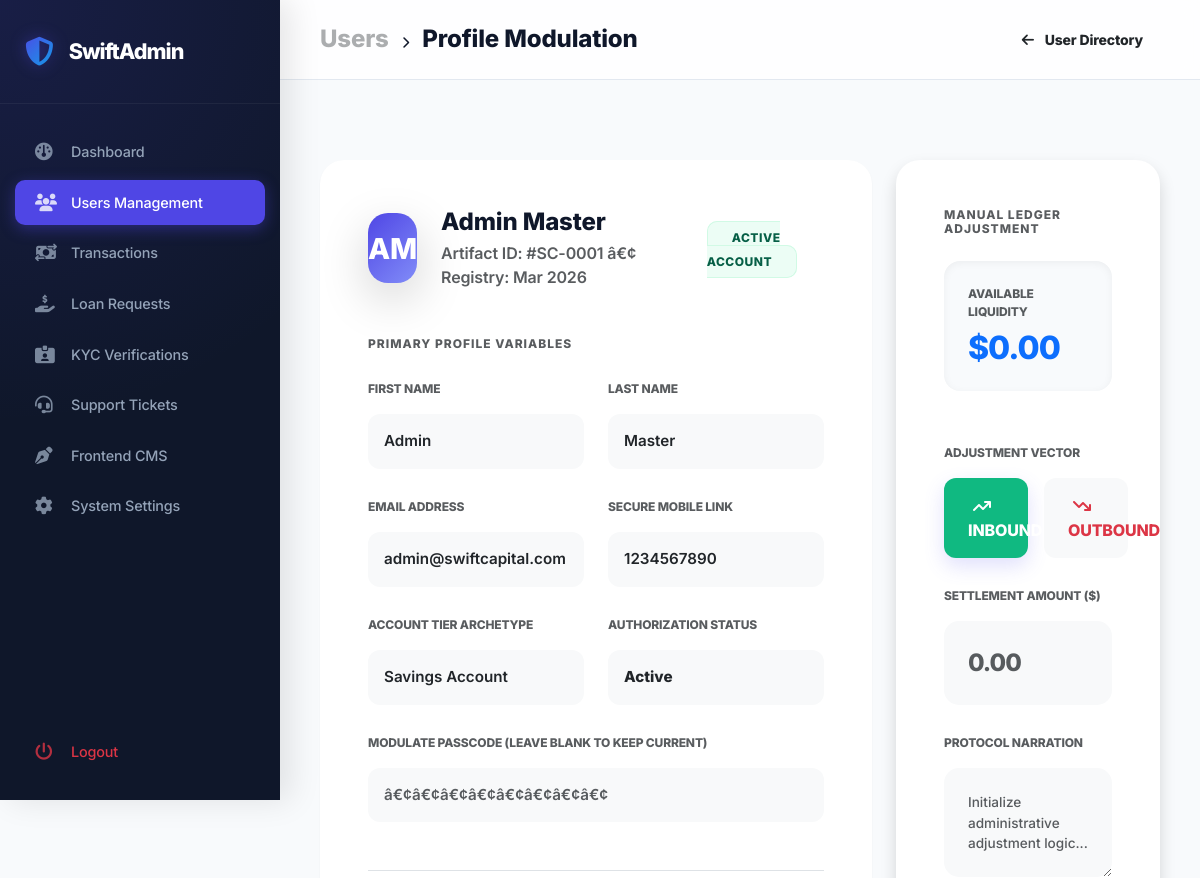
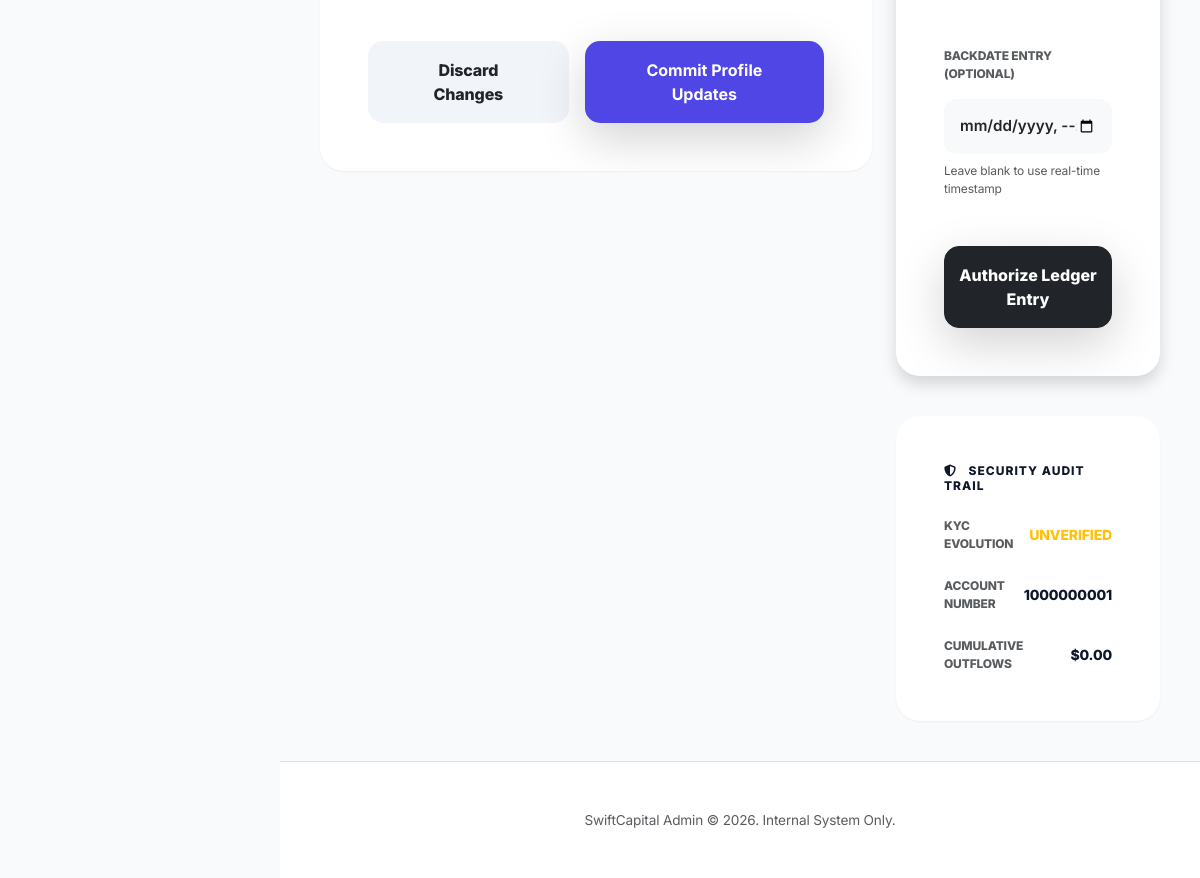
The page /admin/user-edit.php?id=1 (signed in) on the database its author committed (2 pictures, top to bottom).
### tables this page shows
CREATE TABLE `users` (
  `id` int(11) NOT NULL AUTO_INCREMENT,
  `name` varchar(100) NOT NULL,
  `middlename` varchar(100) DEFAULT NULL,
  `lastname` varchar(100) NOT NULL,
  `username` varchar(100) NOT NULL UNIQUE,
  `email` varchar(255) NOT NULL UNIQUE,
  `password` varchar(255) NOT NULL,
  `pin` varchar(10) DEFAULT NULL,
  `phone` varchar(50) DEFAULT NULL,
  `country` varchar(100) DEFAULT NULL,
  `account_type` varchar(100) DEFAULT 'Savings Account',
  `account_number` varchar(20) NOT NULL UNIQUE,
  `balance` decimal(15,2) DEFAULT 0.00,
  `status` enum('Active','Blocked','Pending','Deactivated') DEFAULT 'Active',
  `kyc_status` enum('Unverified','Pending','Verified','Rejected') DEFAULT 'Unverified',
  `role` enum('User','Admin') DEFAULT 'User',
  `created_at` timestamp NOT NULL DEFAULT current_timestamp(),
  PRIMARY KEY (`id`)
);

### admin/user-edit.php (the view, shortened to what this page needs)
<?php
require_once '../includes/admin-check.php';
$user_id = $_GET['id'] ?? null;
$stmt = $pdo->prepare("SELECT * FROM users WHERE id = ?");
$stmt->execute([$user_id]);
$user = $stmt->fetch();
$stmt = $pdo->prepare("SELECT SUM(amount) FROM transactions WHERE user_id = ? AND type IN ('Withdrawal', 'Debit') AND status = 'Completed'");
$stmt->execute([$user_id]);
$cumulative_outflows = $stmt->fetchColumn() ?: 0;
$initials = strtoupper(substr($user['name'], 0, 1) . substr($user['lastname'], 0, 1));
?>
<!DOCTYPE html>
<html lang="en">
<head>
    <link href="https://cdn.jsdelivr.net/npm/bootstrap@5.3.2/dist/css/bootstrap.min.css" rel="stylesheet">
    <link rel="stylesheet" href="https://cdnjs.cloudflare.com/ajax/libs/font-awesome/6.4.2/css/all.min.css">
    <link rel="stylesheet" href="admin-style.css">
</head>
<body>
    <div class="admin-sidebar">
        <div class="brand-area">
            <div class="brand-icon"><i class="fa-solid fa-shield-halved"></i></div>
            <div class="brand-name">SwiftAdmin</div>
        </div>
        <div class="nav-links">
            <a href="index.php" class="nav-link">
                <i class="fa-solid fa-gauge"></i> Dashboard
            </a>
            <a href="users.php" class="nav-link active">
                <i class="fa-solid fa-users"></i> Users Management
            </a>
            <a href="transactions.php" class="nav-link">
                <i class="fa-solid fa-money-bill-transfer"></i> Transactions
            </a>
            <a href="loans.php" class="nav-link">
                <i class="fa-solid fa-hand-holding-dollar"></i> Loan Requests
            </a>
            <a href="kyc.php" class="nav-link">
                <i class="fa-solid fa-id-card-clip"></i> KYC Verifications
            </a>
            <a href="support.php" class="nav-link">
                <i class="fa-solid fa-headset"></i> Support Tickets
            </a>
            <a href="cms.php" class="nav-link">
                <i class="fa-solid fa-pen-nib"></i> Frontend CMS
            </a>
            <a href="settings.php" class="nav-link">
                <i class="fa-solid fa-gear"></i> System Settings
            </a>
            <div class="mt-auto" style="position: absolute; bottom: 20px; width: 100%;">
                <a href="../logout.php" class="nav-link text-danger">
                    <i class="fa-solid fa-power-off"></i> Logout
                </a>
            </div>
        </div>
    </div>
    <div class="main-wrapper">
        <div class="top-bar">
            <div class="breadcrumb-area">
                <h4 class="mb-0 fw-800"><a href="users.php" class="text-decoration-none text-muted opacity-50">Users</a> <i class="fa-solid fa-chevron-right mx-2 text-xs"></i> Profile Modulation</h4>
            </div>
            <div class="user-nav">
                <a href="users.php" class="btn btn-light-indigo btn-sm fw-800 px-3" style="border-radius: 10px;"><i class="fa-solid fa-arrow-left me-2"></i> User Directory</a>
            </div>
        </div>
        <div class="content-padding">
            <div class="row g-4">
                <div class="col-lg-8">
                    <div class="data-table-card p-5 border-0 bg-white" style="border-radius: 24px;">
                        <div class="d-flex align-items-center gap-4 mb-5">
                            <div class="admin-avatar bg-primary text-white shadow-lg" style="width: 70px; height: 70px; font-size: 1.8rem; font-weight: 800; border-radius: 20px;"><?php echo $initials; ?></div>
                            <div>
                                <h4 class="fw-800 mb-1"><?php echo htmlspecialchars($user['name'] . ' ' . $user['lastname']); ?></h4>
                                <p class="text-muted fw-600 mb-0">Artifact ID: #SC-<?php echo str_pad($user['id'], 4, '0', STR_PAD_LEFT); ?> â€¢ Registry: <?php echo date('M Y', strtotime($user['created_at'])); ?></p>
                            </div>
                            <div class="ms-auto">
                                <span class="status-badge status-<?php echo strtolower($user['status']); ?> px-4 py-2 fw-800" style="border-radius: 10px; font-size: 0.75rem;"><?php echo strtoupper($user['status']); ?> ACCOUNT</span>
                            </div>
                        </div>
                        <form method="POST">
                            <h6 class="fw-800 text-xs text-uppercase text-muted mb-4" style="letter-spacing: 1px;">Primary Profile Variables</h6>
                            <div class="row g-4 mb-5">
                                <div class="col-md-6">
                                    <label class="form-label text-xs fw-800 text-muted text-uppercase mb-3">First Name</label>
                                    <input type="text" name="name" class="form-control bg-light border-0 fw-600 p-3" style="border-radius: 12px;" value="<?php echo htmlspecialchars($user['name']); ?>" required>
                                </div>
                                <div class="col-md-6">
                                    <label class="form-label text-xs fw-800 text-muted text-uppercase mb-3">Last Name</label>
                                    <input type="text" name="lastname" class="form-control bg-light border-0 fw-600 p-3" style="border-radius: 12px;" value="<?php echo htmlspecialchars($user['lastname']); ?>" required>
                                </div>
                                <div class="col-md-6">
                                    <label class="form-label text-xs fw-800 text-muted text-uppercase mb-3">Email Address</label>
                                    <input type="email" name="email" class="form-control bg-light border-0 fw-600 p-3" style="border-radius: 12px;" value="<?php echo htmlspecialchars($user['email']); ?>" required>
                                </div>
                                <div class="col-md-6">
                                    <label class="form-label text-xs fw-800 text-muted text-uppercase mb-3">Secure Mobile Link</label>
                                    <input type="text" name="phone" class="form-control bg-light border-0 fw-600 p-3" style="border-radius: 12px;" value="<?php echo htmlspecialchars($user['phone']); ?>">
                                </div>
                                <div class="col-md-6">
                                    <label class="form-label text-xs fw-800 text-muted text-uppercase mb-3">Account Tier Archetype</label>
                                    <select name="account_type" class="form-select bg-light border-0 fw-600 p-3" style="border-radius: 12px;">
                                        <option value="Savings Account" <?php echo $user['account_type'] == 'Savings Account' ? 'selected' : ''; ?>>Savings Account</option>
                                    </select>
                                </div>
                                <div class="col-md-6">
                                    <label class="form-label text-xs fw-800 text-muted text-uppercase mb-3">Authorization Status</label>
                                    <select name="status" class="form-select bg-light border-0 fw-800 p-3" style="border-radius: 12px;">
                                        <option value="Active" <?php echo $user['status'] == 'Active' ? 'selected' : ''; ?> class="text-success">Active</option>
                                    </select>
                                </div>
                                <div class="col-md-12">
                                    <label class="form-label text-xs fw-800 text-muted text-uppercase mb-3">Modulate Passcode (Leave blank to keep current)</label>
                                    <input type="password" name="password" class="form-control bg-light border-0 fw-600 p-3" style="border-radius: 12px;" placeholder="â€¢â€¢â€¢â€¢â€¢â€¢â€¢â€¢">
                                </div>
                            </div>
                            <div class="d-flex gap-3 justify-content-end border-top pt-5">
                                <a href="users.php" class="btn btn-light-soft px-5 py-3 fw-800" style="border-radius: 15px; background: #f1f5f9;">Discard Changes</a>
                                <button type="submit" class="btn btn-primary px-5 py-3 fw-800 shadow-lg" style="border-radius: 15px;">Commit Profile Updates</button>
                            </div>
                        </form>
                    </div>
                </div>
                <div class="col-lg-4">
                    <div class="data-table-card p-5 border-0 bg-white mb-4 shadow" style="border-radius: 24px;">
                        <h6 class="fw-800 text-xs text-uppercase text-muted mb-4" style="letter-spacing: 1px;">Manual Ledger Adjustment</h6>
                        <div class="p-4 rounded-4 mb-5 shadow-inner" style="background: #f8fafc;">
                            <p class="text-xs text-muted fw-800 text-uppercase mb-2">Available Liquidity</p>
                            <h2 class="fw-800 mb-0 text-primary" style="letter-spacing: -1px;">$<?php echo number_format($user['balance'], 2); ?></h2>
                        </div>
                        <form method="POST">
                            <div class="mb-4">
                                <label class="form-label text-xs fw-800 text-muted text-uppercase mb-3">Adjustment Vector</label>
                                <div class="d-flex gap-3">
                                    <label class="btn btn-outline-success border-0 bg-light px-4 py-3 fw-800 w-50" style="border-radius: 12px;" for="credit"><i class="fa-solid fa-arrow-trend-up me-2"></i> INBOUND</label>
                                    <label class="btn btn-outline-danger border-0 bg-light px-4 py-3 fw-800 w-50" style="border-radius: 12px;" for="debit"><i class="fa-solid fa-arrow-trend-down me-2"></i> OUTBOUND</label>
                                </div>
                            </div>
                            <div class="mb-4">
                                <label class="form-label text-xs fw-800 text-muted text-uppercase mb-3">Settlement Amount ($)</label>
                                <input type="number" step="0.01" name="amount" class="form-control bg-light border-0 fw-800 p-4 fs-4" style="border-radius: 15px; letter-spacing: -1px;" placeholder="0.00" required>
                            </div>
                            <div class="mb-5">
                                <label class="form-label text-xs fw-800 text-muted text-uppercase mb-3">Protocol Narration</label>
                                <textarea name="narration" class="form-control bg-light border-0 fw-500 p-4" rows="3" style="border-radius: 15px; font-size: 0.85rem;" placeholder="Initialize administrative adjustment logic..."></textarea>
                            </div>
                            <div class="mb-5">
                                <label class="form-label text-xs fw-800 text-muted text-uppercase mb-3">Backdate Entry (Optional)</label>
                                <input type="datetime-local" name="backdate" class="form-control bg-light border-0 fw-600 p-3" style="border-radius: 12px;">
                                <div class="form-text text-xs mt-2">Leave blank to use real-time timestamp</div>
                            </div>
                            <button type="submit" class="btn btn-dark w-100 py-3 fw-800 shadow-lg" style="border-radius: 15px;">Authorize Ledger Entry</button>
                        </form>
                    </div>
                    <div class="data-table-card p-5 border-0 bg-white shadow-soft" style="border-radius: 24px;">
                        <h6 class="fw-800 text-xs text-uppercase text-rose mb-4" style="letter-spacing: 1px;"><i class="fa-solid fa-shield-halved me-2"></i> Security Audit Trail</h6>
                        <ul class="list-unstyled mb-0">
                            <li class="mb-4 d-flex justify-content-between align-items-center">
                                <span class="text-xs fw-800 text-muted text-uppercase">KYC Evolution</span>
                                <strong class="text-sm fw-800 <?php echo $user['kyc_status'] == 'Verified' ? 'text-success' : 'text-warning'; ?>"><?php echo strtoupper($user['kyc_status']); ?></strong>
                            </li>
                            <li class="mb-4 d-flex justify-content-between align-items-center">
                                <span class="text-xs fw-800 text-muted text-uppercase">Account Number</span>
                                <strong class="text-sm fw-800"><?php echo $user['account_number']; ?></strong>
                            </li>
                            <li class="mb-0 d-flex justify-content-between align-items-center">
                                <span class="text-xs fw-800 text-muted text-uppercase">Cumulative Outflows</span>
                                <strong class="text-sm fw-800 text-rose">$<?php echo number_format($cumulative_outflows, 2); ?></strong>
                            </li>
                        </ul>
                    </div>
                </div>
            </div>
        </div>
        <footer class="mt-auto py-5 px-4 border-top bg-white text-center text-muted" style="font-size: 0.85rem;">
            SwiftCapital Admin © 2026. Internal System Only.
        </footer>
    </div>
</body>
</html>

### rows shown on the page
users: initials "AM", name+lastname "Admin Master", id "0001", created_at "Mar 2026", status "ACTIVE", name "Admin", lastname "Master", email "admin@swiftcapital.com", phone "1234567890", account_type "Savings Account", status "Active", balance "0.00", kyc_status "UNVERIFIED", account_number "1000000001"

### other values the page prints
$cumulative_outflows "0.00"
